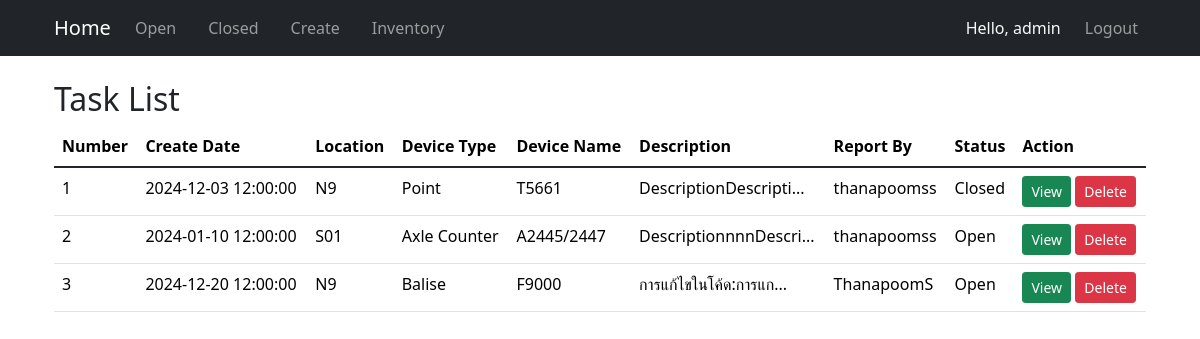
The app's page / (signed in) with its own data.
### models.py (models this page shows, shortened)
class User(UserMixin, db.Model):
    id = db.Column(db.Integer, primary_key=True)
    username = db.Column(db.String(50), unique=True, nullable=False)
    password = db.Column(db.String(255), nullable=False)
    role = db.Column(db.String(20), nullable=False)

class Work(db.Model):
    number = db.Column(db.Integer, primary_key=True, autoincrement=True)  # เลข 6 หลัก รันอัตโนมัติ
    create_date = db.Column(db.DateTime, default=datetime.utcnow)  # วันที่และเวลา สร้างอัตโนมัติ
    work_order = db.Column(db.String(50), nullable=False)          # Work Order
    line_id = db.Column(db.Integer, db.ForeignKey('line.id'), nullable=True)
    location_id = db.Column(db.Integer, db.ForeignKey('location.id'), nullable=True)
    device_type_id = db.Column(db.Integer, db.ForeignKey('device_type.id'), nullable=True)
    device_name_id = db.Column(db.Integer, db.ForeignKey('device_name.id'), nullable=True)
    description = db.Column(db.Text, nullable=False)               # รายละเอียด
    report_by = db.Column(db.String(50), nullable=False)           # ผู้รายงาน
    status = db.Column(db.String(20), nullable=False, default="open")  # สถานะ (ค่าเริ่มต้น: open)
    link = db.Column(db.String(255), nullable=True)           # URL ของไฟล์
    line = db.relationship('Line', backref='works')
    location = db.relationship('Location', backref='works')
    device_type = db.relationship('DeviceType', backref='works')
    device_name = db.relationship('DeviceName', backref='works')

class Location(db.Model):
    id = db.Column(db.Integer, primary_key=True)
    name = db.Column(db.String(50), nullable=False)
    line_id = db.Column(db.Integer, db.ForeignKey('line.id'), nullable=False)
    line = db.relationship('Line', backref=db.backref('locations', lazy=True))

class DeviceType(db.Model):
    id = db.Column(db.Integer, primary_key=True)
    name = db.Column(db.String(50), nullable=False)
    line_id = db.Column(db.Integer, db.ForeignKey('line.id'), nullable=False)
    line = db.relationship('Line', backref=db.backref('device_types', lazy=True))

class DeviceName(db.Model):
    id = db.Column(db.Integer, primary_key=True)
    name = db.Column(db.String(100), nullable=False)
    device_type_id = db.Column(db.Integer, db.ForeignKey('device_type.id'), nullable=False)
    location_id = db.Column(db.Integer, db.ForeignKey('location.id'), nullable=False)
    device_type = db.relationship('DeviceType', backref=db.backref('device_names', lazy=True))
    location = db.relationship('Location', backref=db.backref('device_names', lazy=True))
    bound = db.Column(db.String(100), nullable=False)

### routes.py (the view)
    @app.route('/')
    @login_required
    def index():
        works = Work.query.all()
        return render_template("index.html", works=works)

### app.py (called while the page is built)
@login_manager.user_loader
def load_user(user_id):      # โหลดผู้ใช้จากฐานข้อมูลตาม user_id
    return User.query.get(int(user_id))

### templates/index.html (shortened to what this page needs)
{% import "bootstrap/wtf.html" as wtf %}
{% extends "layout.html" %}
{% block content %}
<!DOCTYPE html>
<html lang="en">
<head>
    <link rel="stylesheet" href="https://cdn.jsdelivr.net/npm/bootstrap@5.1.3/dist/css/bootstrap.min.css">
    <link rel="stylesheet" href="https://cdn.jsdelivr.net/npm/bootstrap-table/dist/bootstrap-table.min.css">
</head>
<body>
<div class="container">
    <br>
    <h2>Task List</h2>
    {% if works %}
    <table data-toggle="table"
           data-search="true"
           data-pagination="true"
           data-page-list="[10, 25, 50, 100, all]"
           class="table">
        <thead>
            <tr>
                <th data-sortable="true" data-field="number">Number</th>
                <th data-sortable="true" data-field="create_date">Create Date</th>
                <th data-sortable="true" data-field="location_name">Location</th>
                <th data-sortable="true" data-field="device_type">Device Type</th>
                <th data-sortable="true" data-field="device_name">Device Name</th>
                <th data-sortable="true" data-field="description">Description</th>
                <th data-sortable="true" data-field="report_by">Report By</th>
                <th data-sortable="true" data-field="status">Status</th>
                <th data-field="action">Action</th>
            </tr>
        </thead>
        <tbody>
            {% for work in works %}
            <tr>
                <td>{{ work.number }}</td>
                <td>{{ work.create_date.strftime('%Y-%m-%d %H:%M:%S') }}</td>
                <td>{{ work.location.name if work.location else 'N/A' }}</td>
                <td>{{ work.device_type.name if work.device_type else 'N/A' }}</td>
                <td>{{ work.device_name.name if work.device_name else 'N/A' }}</td>
                <td>
                    {% if work.description|length > 20 %}
                        <span title="{{ work.description }}" data-bs-toggle="tooltip" data-bs-placement="top">
                            {{ work.description[:20] }}...
                        </span>
                    {% else %}
                        {{ work.description }}
                    {% endif %}
                </td>
                <td>{{ work.report_by }}</td>
                <td>{{ work.status }}</td>
                <td class="actions">
                    <a href="{{ url_for('work_detail', number=work.number) }}" class="btn btn-success btn-sm">View</a>
                    {% if current_user.role == 'admin' %}
                        <a href="#" onclick="confirmDelete('{{ work.number }}')" class="btn btn-danger btn-sm">Delete</a>
                    {% endif %}
                </td>
            </tr>
            {% endfor %}
        </tbody>
    </table>
    {% endif %}
</div>
</body>
</html>
{% endblock %}

### templates/layout.html (shortened to what this page needs)
<!DOCTYPE html>
<html lang="en">
<head>
	<link href="https://cdn.jsdelivr.net/npm/bootstrap@5.3.3/dist/css/bootstrap.min.css" rel="stylesheet">
</head>
<body>
	<nav class="navbar navbar-expand-lg navbar-dark bg-dark">
	  <div class="container">
		<a class="navbar-brand" href="/">Home</a>
		<div class="collapse navbar-collapse" id="navbarNav">
		  <div class="navbar-nav">
			  <a class="nav-link me-3" aria-current="page" href="{{ url_for('index') }}">Open</a>
			  <a class="nav-link me-3" aria-current="page" href="{{ url_for('closed') }}">Closed</a>
			  <a class="nav-link me-3" aria-current="page" href="{{ url_for('create') }}">Create</a>
			  <a class="nav-link me-3" aria-current="page" href="{{ url_for('inventory') }}">Inventory</a>
		  </div>
		  <div class="navbar-nav ms-auto">
			{% if current_user.is_authenticated %}
			  <span class="navbar-text text-light me-3">Hello, {{ current_user.username }}</span>
			  <a class="nav-link" href="{{ url_for('logout') }}">Logout</a>
			{% else %}
			  <a class="nav-link" href="{{ url_for('login') }}">Login</a>
			{% endif %}
		  </div>
		</div>
	  </div>
	</nav>
	<main>
		{% block content %}
		{% endblock %}
	</main>
</body>
</html>

### records on screen
User: username "admin"
Work: number "1", create_date "2024-12-03 12:00:00", location "N9", device_type "Point", device_name "T5661", description "DescriptionDescripti", report_by "thanapoomss", status "Closed"
Work: number "2", create_date "2024-01-10 12:00:00", location "S01", device_type "Axle Counter", device_name "A2445/2447", description "DescriptionnnnDescri", report_by "thanapoomss", status "Open"
Work: number "3", create_date "2024-12-20 12:00:00", location "N9", device_type "Balise", device_name "F9000", description "การแก้ไขในโค้ด:การแก", report_by "ThanapoomS", status "Open"
